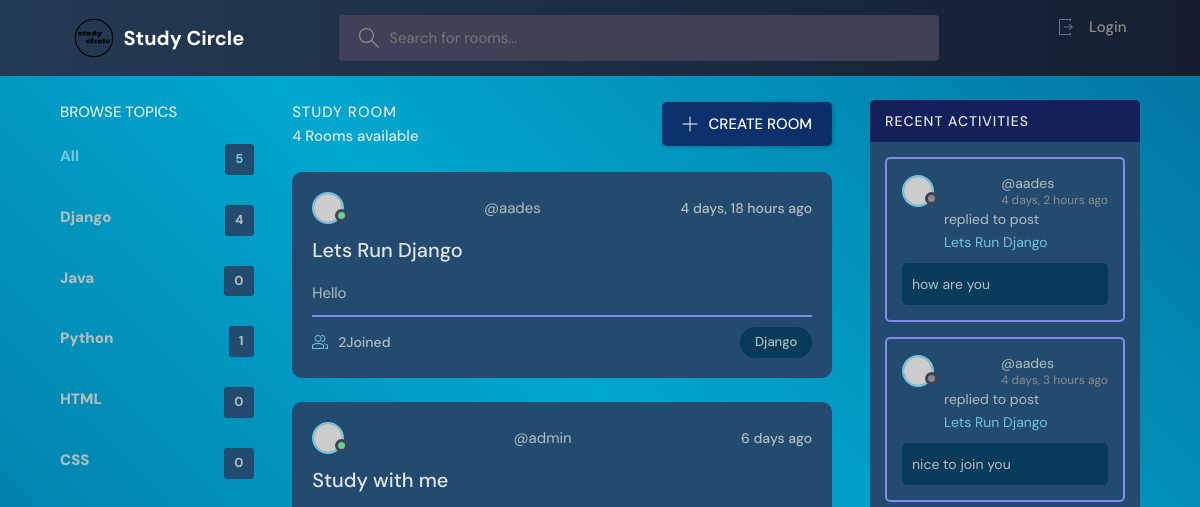
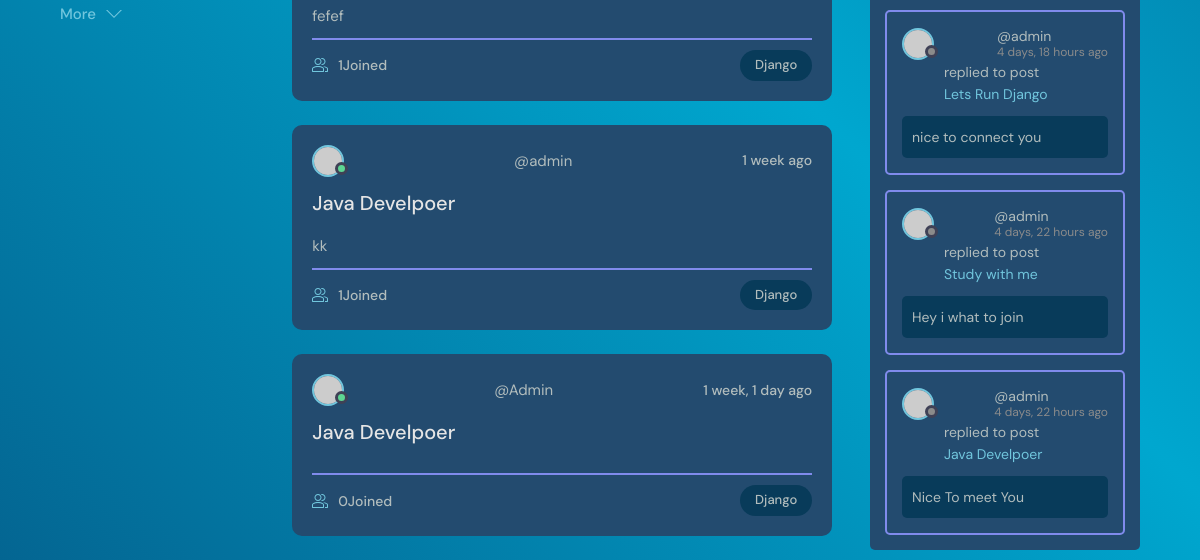
The app's page /?q=Django, older data (2 pictures, top to bottom).
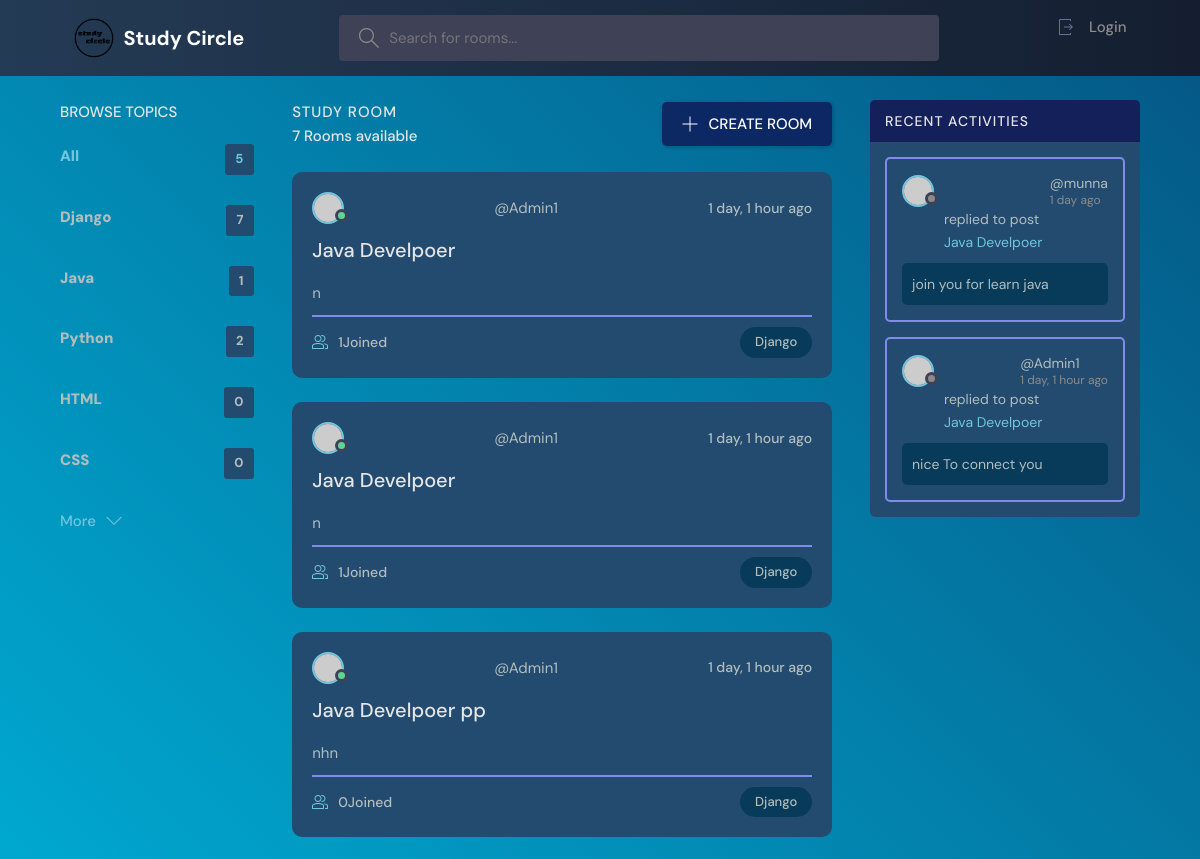
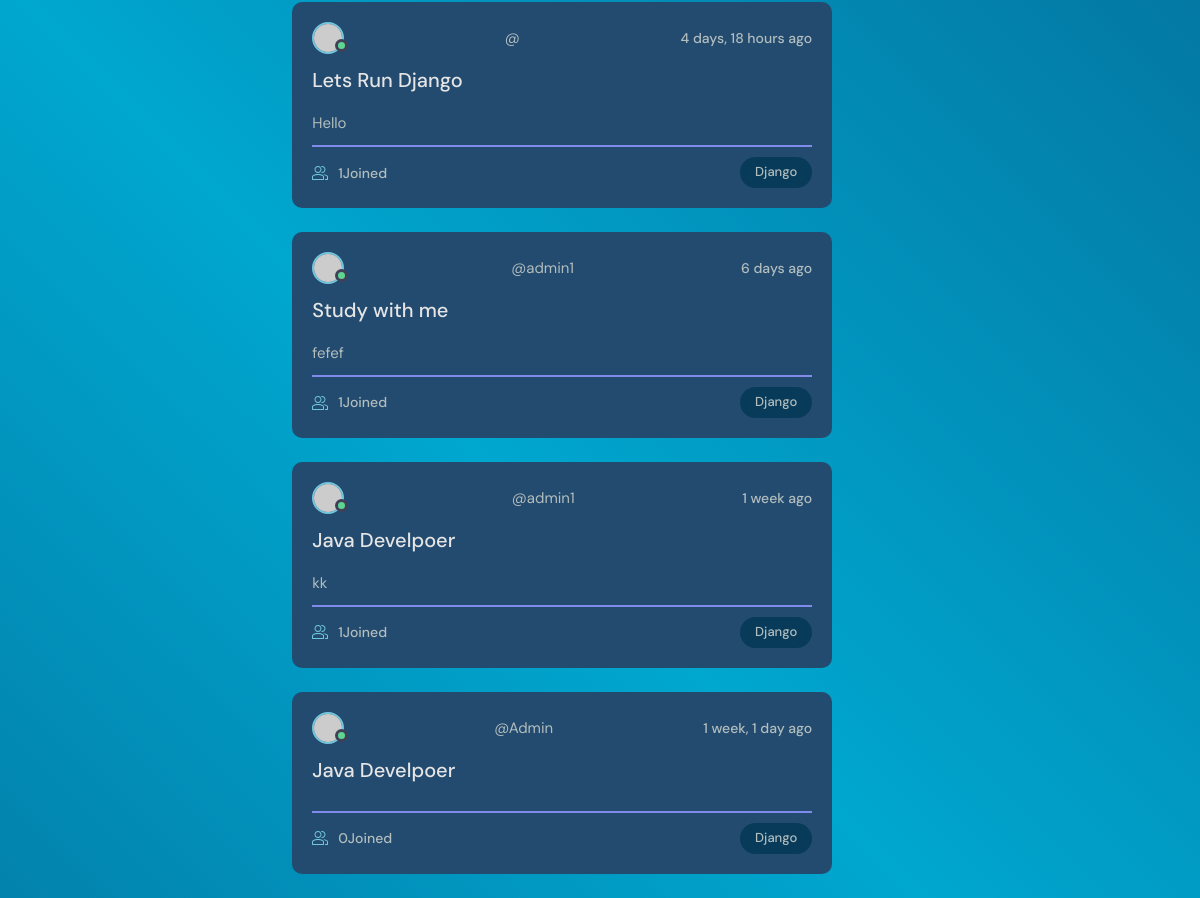
The same page, newer data (2 pictures, top to bottom).
### base/models.py (models this page shows, shortened)
class Topic(models.Model):
    name = models.CharField(max_length=200)

class Room(models.Model):
    host = models.ForeignKey(User,on_delete=models.SET_NULL,null=True)
    topic =models.ForeignKey(Topic,on_delete=models.SET_NULL,null=True)
    name = models.CharField(max_length=200)
    description = models.TextField(null=True,blank=True)
    participants = models.ManyToManyField(User,related_name='participants',blank=True)
    updated = models.DateTimeField(auto_now=True)
    created  = models.DateTimeField(auto_now_add=True)
    class Meta:
        ordering = ['-updated','-created']
    def __str__(self):
        return self.name

class Message(models.Model):
    user = models.ForeignKey(User,on_delete=models.CASCADE)
    room = models.ForeignKey(Room,on_delete=models.CASCADE)
    body = models.TextField()
    updated = models.DateTimeField(auto_now=True)
    created  = models.DateTimeField(auto_now_add=True)
    class Meta:
        ordering = ['-updated','-created']
    def __str__(self):
        return self.body[0:50]

### base/views.py (the view)
# urls.py: path('', views.home, name="home"),
def home(request):
    q = request.GET.get('q') if request.GET.get('q') != None else ''
    rooms = Room.objects.filter(Q(topic__name__icontains = q)
                                |Q(name__icontains=q)
                                |Q(description__icontains=q)
                                )# to get filterd objects with topic name provided form Room
    room_cont = rooms.count()
    room_messages = Message.objects.filter(Q(room__topic__name__icontains=q))
    topic = Topic.objects.all()[0:5]# to get all entity from topic
    context = {'rooms':rooms,'topics':topic,'room_count':room_cont,'room_messages':room_messages}
    return render(request,'base/home.html',context)

### base/templates/base/home.html (shortened to what this page needs)
{% extends "main.html" %}
{% block content %}
<main class="layout layout--3">
  <div class="container">
    {% include "base/topics_components.html" %}
    <div class="roomList">
      <div class="roomList__header">
        <div>
          <h2>Study Room</h2>
          <p>{{room_count}} Rooms available</p>
        </div>
        <a class="btn btn--main" href="{% url 'creat-room' %}">
          <svg version="1.1" xmlns="http://www.w3.org/2000/svg" width="32" height="32" viewBox="0 0 32 32">
            <title>add</title>
            <path
              d="M16.943 0.943h-1.885v14.115h-14.115v1.885h14.115v14.115h1.885v-14.115h14.115v-1.885h-14.115v-14.115z">
            </path>
          </svg>
          CREATE ROOM
        </a>
      </div>
      {% include "base/feed_components.html" %}
    </div>
    {% include "base/activity_components.html" %}
  </div>
</main>{% endblock content %}

### base/templates/base/topics_components.html
<div class="topics">
    <div class="topics__header">
      <h2>Browse Topics</h2>
    </div>
    <ul class="topics__list">
      <li>
        <a href="{% url 'home'%}" class="active">All<span>{{topics.count}}</span></a>
      </li>
      {% for topic in topics %}
      <li>
        <a href="{% url 'home' %}?q={{topic.name}}">{{topic.name}} <span>{{topic.room_set.all.count}}</span></a>
      </li>
      {% endfor %}
    </ul>
    <a class="btn btn--link" href="{% url "topics" %}">
      More
      <svg version="1.1" xmlns="http://www.w3.org/2000/svg" width="32" height="32" viewBox="0 0 32 32">
        <title>chevron-down</title>
        <path d="M16 21l-13-13h-3l16 16 16-16h-3l-13 13z"></path>
      </svg>
    </a>
  </div>

### base/templates/base/feed_components.html (shortened to what this page needs)
{% for room in rooms %}
<div class="roomListRoom">
    <div class="roomListRoom__header">
        <div class="avatar avatar--small active">
          <img src="https://randomuser.me/api/portraits/men/11.jpg" />
        </div>
        <span>@{{room.host.username}}</span>
      <div class="roomListRoom__actions">
        <span>{{room.created|timesince}} ago</span>
      </div>
    </div>
    <div class="roomListRoom__content">
      <a href="{% url 'room' room.id %}">{{room.name}}</a>
      <p>
        {{room.description}}
      </p>
    </div>
    <div class="roomListRoom__meta">
      <a  href="{% url 'room' room.id %}" class="roomListRoom__joined">
        {{room.participants.all.count}}Joined
      </a>
      <p class="roomListRoom__topic">{{room.topic.name}}</p>
    </div>
  </div>
  {% endfor %}

### base/templates/base/activity_components.html (shortened to what this page needs)
<div class="activities">
  <div class="activities__header">
    <h2>Recent Activities</h2>
  </div>
  {% for message in room_messages %}
  <div class="activities__box">
    <div class="activities__boxHeader roomListRoom__header">
        <div class="avatar avatar--small">
          <img src="https://randomuser.me/api/portraits/women/11.jpg" />
        </div>
        <p>
          @{{message.user}}
          <span>{{message.created|timesince}} ago</span>
        </p>
    </div>
    <div class="activities__boxContent">
      <p>replied to post <a href="{% url "room" message.room.id%}">{{message.room}}</a></p>
      <div class="activities__boxRoomContent">
        {{message}}
      </div>
    </div>
  </div>
  {% endfor %}
</div>

Row changes from the older to the newer data that the page shows:
removed Message: user "aades", created "4 days, 2 hours", room "Lets Run Django", body "how are you"
removed Message: user "aades", created "4 days, 3 hours", room "Lets Run Django", body "nice to join you"
removed Message: user "admin", created "4 days, 18 hours", room "Lets Run Django", body "nice to connect you"
removed Message: user "admin", created "4 days, 22 hours", room "Study with me", body "Hey i what to join"
removed Message: user "admin", created "4 days, 22 hours", room "Java Develpoer", body "Nice To meet You"
computed for Topic "Django": room_set.all.count "4" → "7"
computed for Topic "Java": room_set.all.count "0" → "1"
computed for Topic "Python": room_set.all.count "1" → "2"
added Room: host.username "Admin1", created "1 day, 1 hour", name "Java Develpoer", description "n", participants.all.count "1", topic.name "Django"
added Room: host.username "Admin1", created "1 day, 1 hour", name "Java Develpoer", description "n", participants.all.count "1", topic.name "Django"
added Room: host.username "Admin1", created "1 day, 1 hour", name "Java Develpoer pp", description "nhn", participants.all.count "0", topic.name "Django"
changed Room "Lets Run Django": participants.all.count "2" → "1"; host.username "aades" → (not shown)
changed through a linked row, Room "Study with me": host.username "admin" → "admin1"
changed through a linked row, Room "kk": host.username "admin" → "admin1"
added Message: user "munna", created "1 day", room "Java Develpoer", body "join you for learn java"
added Message: user "Admin1", created "1 day, 1 hour", room "Java Develpoer", body "nice To connect you"
Text that changed along with them:
{{ room_count }}: "4" → "7"
